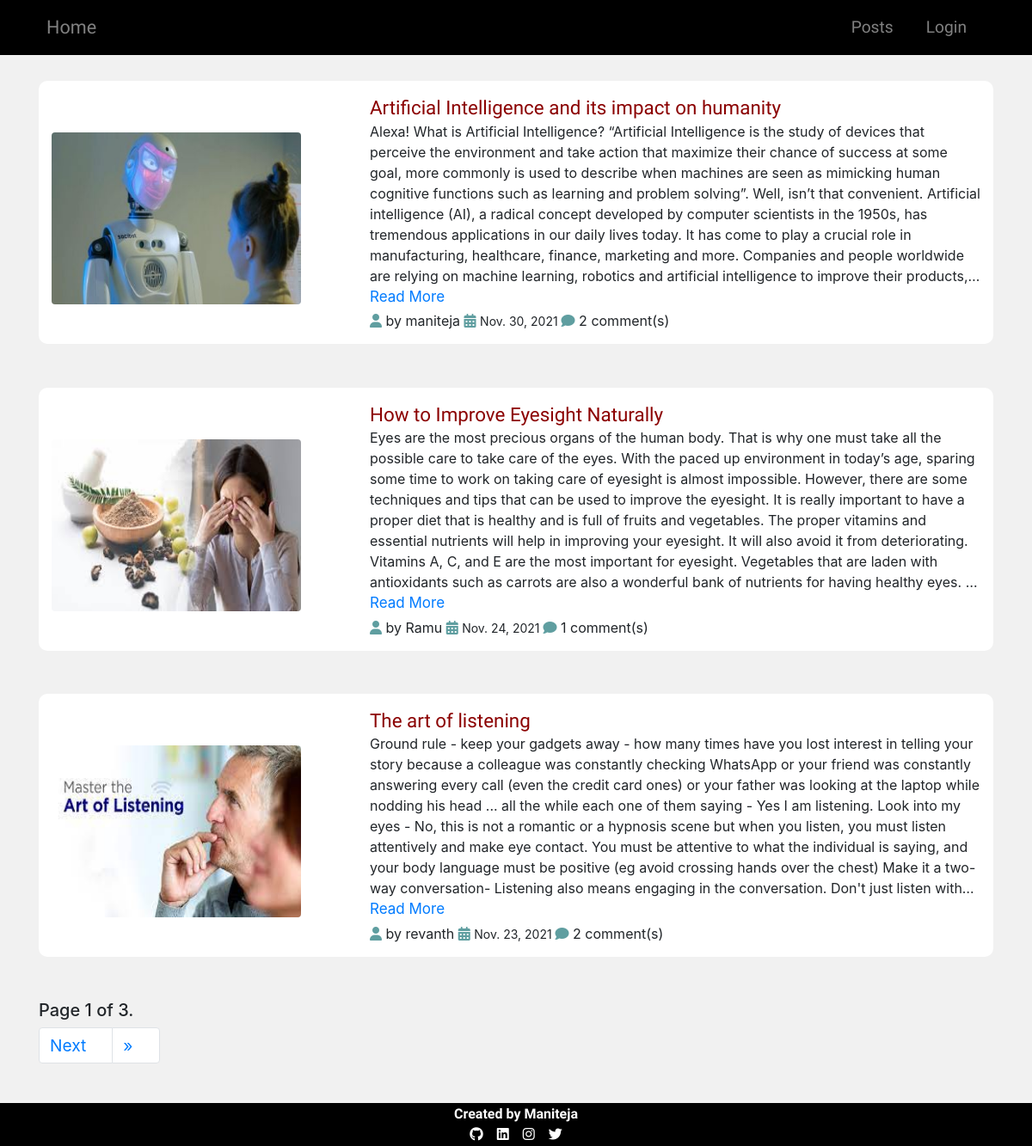
/blog/, run on an earlier commit of the app's database.
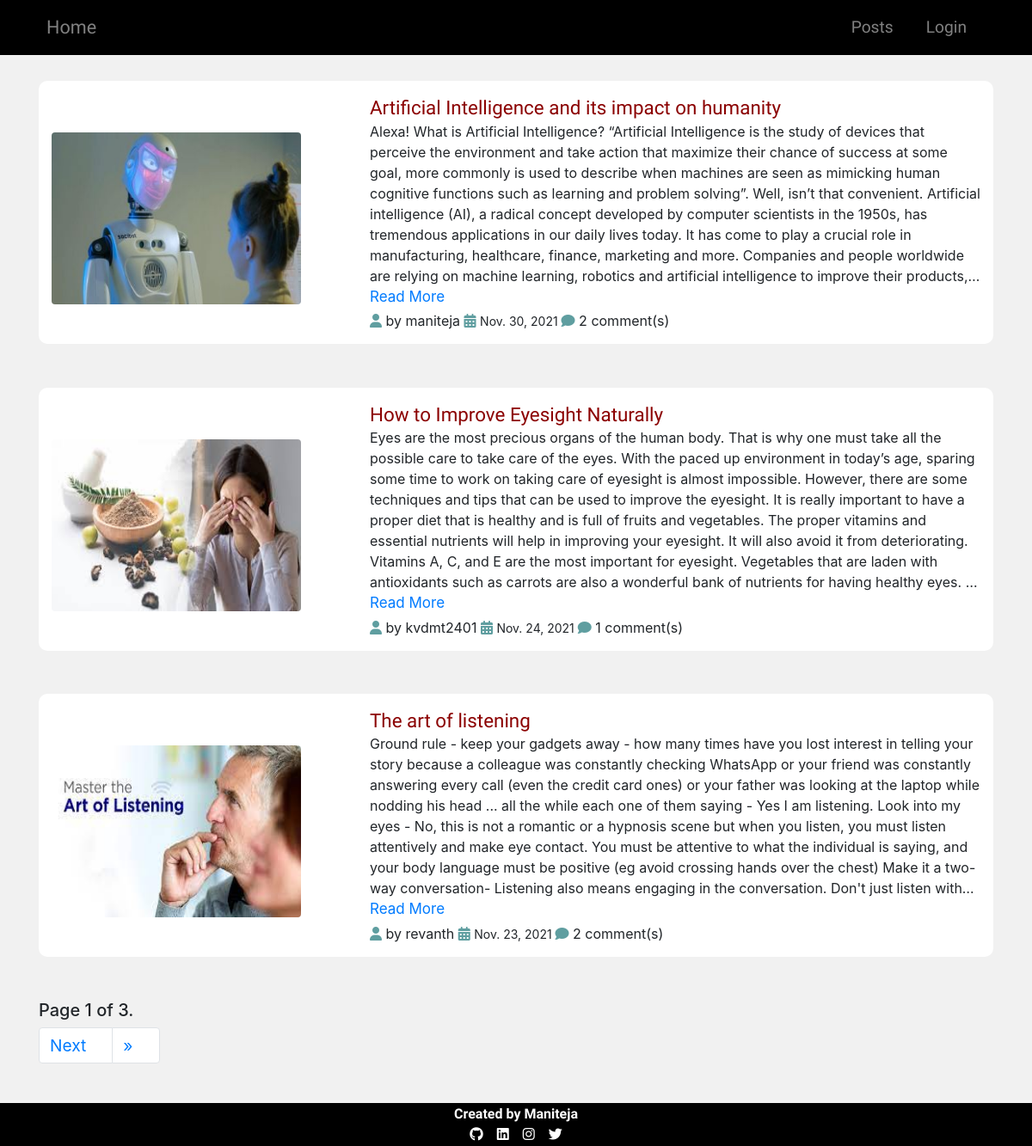
And on a later commit of the database.
### blog_app/models.py (models this page shows, shortened)
class Blog(models.Model):
    author=models.ForeignKey(User,on_delete=models.CASCADE,related_name='post_author')
    blog_title=models.CharField(max_length=100,verbose_name='Title')
    slug=models.SlugField(max_length=250,unique=True)
    blog_content=HTMLField(verbose_name='Description')
    blog_image=models.ImageField(upload_to='blog_images',verbose_name='Image')
    publish_date=models.DateField(auto_now_add=True)
    update_date=models.DateField(auto_now=True)
    class Meta:
        ordering=['-publish_date']

### blog_app/views.py (the view)
# urls.py: path('',views.blog_list.as_view(),name='blog_list'),
class blog_list(ListView):
    model=Blog
    context_object_name='blogs'
    paginate_by=3
    template_name="blog_list.html"

### blog_app/templates/blog_list.html (shortened to what this page needs)
{% extends 'base.html' %}
{% block body %}
{% load static %}
<link rel="stylesheet" href="{% static 'css/blogs.css' %}">
{% for blog in blogs %}
<div class="blog animate__animated ">
    <div class="row">
        <div class="col-lg-4 image-div">
            <img src="/media/{{blog.blog_image}}" title="{{blog.blog_title}}" class="rounded" width="100%">
        </div>
        <div class="col-lg-8">
            <span class="heading">{{blog.blog_title}}</span>
            <div class="content">
                {% autoescape off %}
                {{blog.blog_content}}
                {% endautoescape %}
            </div>
            <div class="read-more"><a href="{% url 'blog_app:blog_details' slug=blog.slug %}">Read More</a></div>
            <span class="author">
                <span class="fa fa-user"></span> by <span>{{blog.author}} </span> <span class="fa fa-calendar"></span>
                <span class="date">{{blog.publish_date}} </span> <span class="fa fa-comment"></span>
                <span> {{ blog.blog_comment.count }} comment(s)</span>
            </span>
        </div>
    </div>
</div>
{% endfor %}
<div>
    <h5>Page {{ page_obj.number }} of {{ page_obj.paginator.num_pages }}.</h5>
</div>
<nav aria-label="Page navigation example">
    <ul class="pagination">
        {% if page_obj.has_next %}
        <li class=" page-item"><a href="?page={{ page_obj.next_page_number }}" class="page-link">Next</a></li>
        <li class="page-item"><a href="?page={{ page_obj.paginator.num_pages }}" class="page-link">&raquo;</a>
        </li>
        {% endif %}
    </ul>
</nav>
{% endblock %}

### templates/base.html (shortened to what this page needs)
{% load static %}
<!DOCTYPE html>
<html lang="en">
<head>
  <link rel="stylesheet" href="https://cdnjs.cloudflare.com/ajax/libs/animate.css/4.1.1/animate.min.css" />
  <link rel="stylesheet" href="https://maxcdn.bootstrapcdn.com/bootstrap/4.0.0/css/bootstrap.min.css"
 />
  <link rel="stylesheet" href="{% static 'css/style.css' %}" />
</head>
<body>
  {% include 'header.html'%}
  <section id="bdy">
    <div class="container">{% block body%} {% endblock %}</div>
  </section>
  <footer>
    Created by Maniteja
    <div class="icons">
      <a href="https://github.com/katammaniteja" target="_blank"><i class="fab fa-github"></i></a>
      <a href="https://www.linkedin.com/in/mani-teja-aaa04721a/" target="_blank"><i class="fab fa-linkedin"></i></a>
      <a href="https://www.instagram.com/___maniteja_/" target="_blank"><i class="fab fa-instagram"></i></a>
      <a href="https://twitter.com/Manitej45367298" target="_blank"><i class="fab fa-twitter"></i></a>
    </div>
  </footer>
</body>
</html>

### templates/header.html (shortened to what this page needs)
<header>
  <nav class="container navbar navbar-expand-lg navbar-dark">
    <ul class="navbar-nav">
      <li class="nav-item">
        <a class="nav-link home" href="{% url 'index' %}">Home</a>
      </li>
    </ul>
    <div class=" collapse navbar-collapse justify-content-between" id="navbarNavDropdown">
      <ul class="navbar-nav inner ml-auto">
        <li class="nav-item">
          <a class="nav-link" href="{% url 'blog_app:blog_list' %}">Posts</a>
        </li>
        {% if user.is_authenticated %}
        <li class="nav-item">
          <a class="nav-link" href="{% url 'blog_app:create_blog' %}">New Post</a>
        </li>
        <li class="nav-item">
          <a class="nav-link" href="{% url 'blog_app:my_blogs' %}">My Posts</a>
        </li>
        <li class="nav-item">
          <a class="nav-link" href="{% url 'users_app:signout' %}">Logout</a>
        </li>
        {% else %}
        <li class="nav-item">
          <a class="nav-link" href="{% url 'users_app:signin' %}">Login</a>
        </li>
        {% endif %}
      </ul>
    </div>
  </nav>
</header>

### static/css/style.css (style rules this page uses)
html { scroll-behavior: smooth; }
body { background-color: #f1f1f1f1; }
section .container { padding-top: 30px; padding-bottom: 30px; min-height: 85vh; }
footer { background-color: black; color: white; position: sticky; bottom: 0; display: flex; flex-direction: column; justify-content: center; align-items: center; height: 50px; font-weight: bold; font-family: 'Ubuntu', sans-serif; z-index: 2; }
footer .icons a { color: white; }
footer .icons i { margin: 0 6px; }
header { background-color: black; position: sticky; top: 0; z-index: 2; min-height: 60px; font-family: 'Ubuntu', sans-serif; }
nav a { font-size: 1.2rem; padding-right: 30px!important; }
nav .home { font-size: 1.35rem; }

### static/css/blogs.css (style rules this page uses)
.heading { font-size: 1.4rem; color: darkred; font-family: 'Varela Round', sans-serif; }
.blog { background-color: white; margin-bottom: 50px; padding: 15px; border-radius: 10px; }
.read-more a { font-size: 17px; }
.content { text-overflow: ellipsis; display: -webkit-box; -webkit-line-clamp: 8; overflow: hidden; -webkit-box-orient: vertical; margin-top: -2px; }
@media screen and (min-width:1200px) { .image-div img { margin-top: 35px; width: 355px; height: 210px; } }
@media screen and (min-width:992px) and (max-width:1200px) { .image-div img { margin-top: 45px; width: 290px; height: 200px; } }
.author { margin-top: 3px; display: block; }
.fa { color: cadetblue; }
.date { font-size: 14px; }

What changed in the data, as far as the page shows it:
changed Blog "How to Improve Eyesight Naturally": author "Ramu" → "kvdmt2401"
